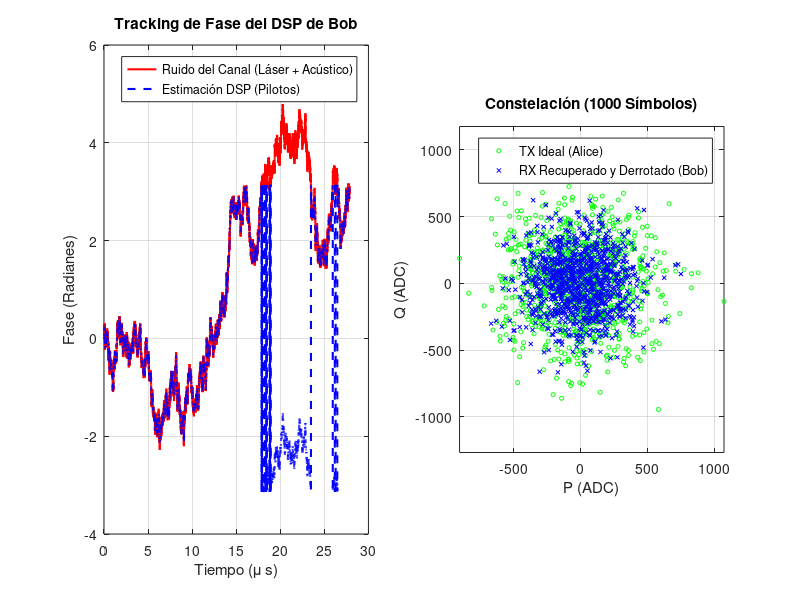

Write MATLAB code to recreate this figure. (Note: this script raises an error after producing the figure.)
%% ========================================================================
%  MASTER TESTBENCH: END-TO-END CV-QKD (Láser -> Fibra -> DSP -> Math)
% ========================================================================
clear; clc; close all;

%% 0. RUTAS DEL PROYECTO (ajusta si mueves el script)
SCRIPT_DIR = fileparts(mfilename('fullpath'));
if isempty(SCRIPT_DIR), SCRIPT_DIR = pwd(); end
addpath(SCRIPT_DIR);
DATA_DIR   = fullfile(SCRIPT_DIR, '..', 'data');
BOB_DIR    = fullfile(SCRIPT_DIR, '..', '..', 'cvqkd_bob');
ALICE_DATA_DIR = fullfile(SCRIPT_DIR, '..', '..', 'cvqkd_alice', 'data');
ALICE_SIM_DIR  = fullfile(SCRIPT_DIR, '..', '..', 'cvqkd_alice', 'sim');

%% 0. RUTAS DEL PROYECTO (ajusta si mueves el script)
SCRIPT_DIR = fileparts(mfilename('fullpath'));
DATA_DIR   = fullfile(SCRIPT_DIR, '..', 'data');
BOB_DIR    = fullfile(SCRIPT_DIR, '..', '..', 'cvqkd_bob');

%% 1. PARÁMETROS DEL SISTEMA
ENABLE_EXPORT_VIVADO = true;

% --- Parámetros de Trama y Memoria ---
L_trama     = 16;      % 1 Piloto + 15 Datos
N_BOB_DATA  = 26112;   % Datos útiles que caben en la RAM de Bob -> genero el doble para poder sacrificar
N_FRAMES    = ceil(N_BOB_DATA / 15); % ~1741 tramas
N_SAMPLES   = N_BOB_DATA/2;   % Datos sacrificados para la estimación

% En la fibra viajan los datos + los pilotos. Sumamos 1 piloto final para interpolar
N_FIBER     = N_FRAMES * L_trama + 1; 

% --- Parámetros Físicos del Canal ---
Ts           = 1e-9;   % Tiempo de símbolo (1 Gbaud)
T_real       = 0.8;    % Transmitancia real de la fibra
xi_real      = 0.01;   % Ruido en exceso cuántico (SNU)
V_A_snu      = 8.0;  % Varianza de Alice (SNU)
env_va = getenv('VA_SNU');
if ~isempty(env_va)
    V_A_snu = str2double(env_va);
end
V_elec_snu   = 0.1;    % Ruido electrónico (SNU)
eta_detector = 0.6;    % Eficiencia del fotodiodo

% --- Calibración del Hardware (ADC) ---
N0_adc_var   = 10000;  % Varianza para 1 SNU
Amp_Piloto   = 20000;  % Amplitud fuerte para el pulso piloto (para no perder fase)

%% 2. MODELO DE RUIDO DE FASE DEL CANAL (Tu código integrado)
disp('1. Generando Perfil de Ruido de Fase (Wiener + Acústico)...');
t = (0:N_FIBER-1)' * Ts;

% A) Proceso de Wiener (Ancho de línea del láser 100 kHz)
sigma_w = sqrt(2 * pi * 100e3 * Ts); 
ruido_wiener = sigma_w * randn(N_FIBER, 1);
fase_wiener = cumsum(ruido_wiener);  

% B) Ruido Acústico (500 Hz)
f_acustica = 500; 
A_acustica = 0.5; 
fase_acustica = A_acustica * sin(2 * pi * f_acustica * t);

% C) Deriva Total
fase_total_canal = fase_wiener + fase_acustica;

%% 3. ALICE: GENERACIÓN CUÁNTICA CON PILOTOS INTERCALADOS
disp('2. Alice transmitiendo (Datos + Pilotos)...');
VarA_adc = V_A_snu * N0_adc_var;

P_A_tx = zeros(N_FIBER, 1);
Q_A_tx = zeros(N_FIBER, 1);

idx_pilotos = 1:L_trama:N_FIBER;
idx_datos   = setdiff(1:N_FIBER, idx_pilotos);

% Alice genera ruido Gaussiano para los datos
P_A_tx(idx_datos) = sqrt(VarA_adc) * randn(length(idx_datos), 1);
Q_A_tx(idx_datos) = sqrt(VarA_adc) * randn(length(idx_datos), 1);

% Alice inserta los pilotos fuertes en la cuadratura P (Fase 0)
P_A_tx(idx_pilotos) = Amp_Piloto;
Q_A_tx(idx_pilotos) = 0;

%% 4. EL CANAL: ATENUACIÓN Y AWGN
disp('3. La fibra atenúa e inyecta AWGN...');
Ruido_Total_snu = 1.0 + V_elec_snu + (T_real * eta_detector * xi_real);
Ruido_Total_adc = Ruido_Total_snu * N0_adc_var;

Z_noise_P = sqrt(Ruido_Total_adc) * randn(N_FIBER, 1);
Z_noise_Q = sqrt(Ruido_Total_adc) * randn(N_FIBER, 1);

% Rotación de Fase + Atenuación + AWGN
P_rx_ideal = sqrt(T_real * eta_detector) * P_A_tx;
Q_rx_ideal = sqrt(T_real * eta_detector) * Q_A_tx;

P_B_rx = P_rx_ideal .* cos(fase_total_canal) - Q_rx_ideal .* sin(fase_total_canal) + Z_noise_P;
Q_B_rx = P_rx_ideal .* sin(fase_total_canal) + Q_rx_ideal .* cos(fase_total_canal) + Z_noise_Q;

%% 5. RECEPCIÓN Y DSP DE BOB (Recuperación de Fase Vectorizada)
disp('4. DSP de Bob: Siguiendo y deshaciendo la fase (Unwrap)...');

% 1. Extracción de los pilotos recibidos y cálculo de su fase cruda
P_pilotos_rx = P_B_rx(idx_pilotos);
Q_pilotos_rx = Q_B_rx(idx_pilotos);

fase_pilotos_raw = atan2(Q_pilotos_rx, P_pilotos_rx);

% 2. EL SECRETO: Desenrollar la fase para evitar saltos de 2*pi
fase_pilotos_limpia = unwrap(fase_pilotos_raw);

% 3. Interpolación lineal para estimar la fase de todos los símbolos
% (interp1 interpola los huecos de los datos basándose en los pilotos YA desenrollados)
fase_estimada = interp1(idx_pilotos, fase_pilotos_limpia, (1:N_FIBER)', 'linear');
% wrapToPi is not available in Octave; inline the wrapping
fase_estimada = mod(fase_estimada + pi, 2*pi) - pi;
%fase_estimada_datos = fase_estimada(idx_datos);

% (Pequeño arreglo por si el último símbolo queda fuera de la interpolación)
fase_estimada(isnan(fase_estimada)) = fase_estimada(find(~isnan(fase_estimada), 1, 'last'));

% 4. Des-rotación de toda la trama a la vez (DSP Vectorizado)
P_B_rec_full = P_B_rx .* cos(-fase_estimada) - Q_B_rx .* sin(-fase_estimada);
Q_B_rec_full = P_B_rx .* sin(-fase_estimada) + Q_B_rx .* cos(-fase_estimada);

% 5. Extraemos solo los datos útiles (descartando los pilotos de la trama)
P_A_data = P_A_tx(idx_datos); 
Q_A_data = Q_A_tx(idx_datos);
P_B_rec  = P_B_rec_full(idx_datos);
Q_B_rec  = Q_B_rec_full(idx_datos);

% 6. Truncamos al tamaño exacto de la RAM de Bob
P_A_data = P_A_data(1:N_BOB_DATA);
Q_A_data = Q_A_data(1:N_BOB_DATA);
P_B_rec  = P_B_rec(1:N_BOB_DATA);
Q_B_rec  = Q_B_rec(1:N_BOB_DATA);

% Cuantizamos a 16 bits todo lo recuperado (Bob RAM) y lo original (Alice RAM)
P_A_int = int16(round(P_A_data)); Q_A_int = int16(round(Q_A_data));
P_B_int = int16(round(P_B_rec));  Q_B_int = int16(round(Q_B_rec));

%% 6. SELECCIÓN DE PUNTEROS Y ESTIMACIÓN FLOTANTE (MATLAB IDEAL)
disp('5. Seleccionando muestras de sacrificio y calculando métricas...');
punteros = sort(randperm(N_BOB_DATA, N_SAMPLES)') - 1;

% Máscara de sacrificio (1 = sacrificar, 0 = mantener)
mascara_sacrificio = zeros(N_BOB_DATA, 1);
mascara_sacrificio(punteros + 1) = 1;

% Sacamos las muestras correlacionadas usando los punteros
P_B_sac = P_B_int(punteros + 1); Q_B_sac = Q_B_int(punteros + 1);
P_A_sac = P_A_int(punteros + 1); Q_A_sac = Q_A_int(punteros + 1);

% Funciones nativas de MATLAB (Flotante)
var_B_float = (var(double(P_B_sac), 1) + var(double(Q_B_sac), 1)) / 2;
cov_mat_P = cov(double(P_A_sac), double(P_B_sac), 1);
cov_mat_Q = cov(double(Q_A_sac), double(Q_B_sac), 1);
cov_AB_float = (cov_mat_P(1,2) + cov_mat_Q(1,2)) / 2;

Sigma_Sq_ideal   = var_B_float;
Sigma_ideal      = sqrt(Sigma_Sq_ideal);
Sqrt_T_eta_ideal = cov_AB_float / VarA_adc;
T_eta_ideal = Sqrt_T_eta_ideal^2; % T * eta = (Cov / VarA)^2

%% 7. EMULACIÓN PUNTO FIJO (LLR_Math_Unit FPGA)
disp('6. Emulando el Hardware de Punto Fijo (FPGA)...');

sum_P_B = sum(int64(P_B_sac)); sum_sq_P_B = sum(int64(P_B_sac).^2);
sum_Q_B = sum(int64(Q_B_sac)); sum_sq_Q_B = sum(int64(Q_B_sac).^2);
sum_P_A = sum(int64(P_A_sac)); sum_cov_P  = sum(int64(P_A_sac) .* int64(P_B_sac));
sum_Q_A = sum(int64(Q_A_sac)); sum_cov_Q  = sum(int64(Q_A_sac) .* int64(Q_B_sac));

N_int = int64(N_SAMPLES); INV_2N2 = int64(round(2^45 / ((N_SAMPLES/2)^2)));
cross_P_AB = sum_P_A * sum_P_B; cross_Q_AB = sum_Q_A * sum_Q_B;
sq_sum_P_B = sum_P_B * sum_P_B; sq_sum_Q_B = sum_Q_B * sum_Q_B;

num_cov_AB = (N_int * (sum_cov_P + sum_cov_Q)) - (cross_P_AB + cross_Q_AB);
num_var_B  = (N_int * (sum_sq_P_B + sum_sq_Q_B)) - (sq_sum_P_B + sq_sum_Q_B);

if exist('OCTAVE_VERSION', 'builtin')
    num_cov_AB_d = double(num_cov_AB);
    num_var_B_d  = double(num_var_B);
    inv_2n2_d = double(INV_2N2);
    cov_AB_pure = int64(floor((num_cov_AB_d * inv_2n2_d) / 2^48));
    var_B_pure  = int64(floor((num_var_B_d  * inv_2n2_d) / 2^48));
else
    cov_AB_pure = bitshift(typecast(uint64(num_cov_AB) .* uint64(INV_2N2), 'int64'), -48);
    var_B_pure  = bitshift(typecast(uint64(num_var_B)  .* uint64(INV_2N2), 'int64'), -48);
end

Sigma_Sq_fp  = var_B_pure;
T_raw_15bits = bitshift(cov_AB_pure * 32768, 0) / int64(VarA_adc);
Sqrt_T_eta_fp = T_raw_15bits * 2;
T_eta_fp = bitshift(int64(Sqrt_T_eta_fp)^2, -16);

Sigma_raw_cordic = floor(sqrt(max(double(Sigma_Sq_fp), 0)));
Sigma_fp         = int64(double(Sigma_raw_cordic) * 65536.0);

%% 8. GRÁFICAS DEL GEMELO DIGITAL
figure('Name', 'End-to-End QKD Tracker', 'Position', [100, 100, 1200, 600]);

% Gráfica de Ruido de Fase (DSP vs Canal)
subplot(1, 2, 1);
plot(t * 1e6, fase_total_canal, 'r', 'LineWidth', 1.5); hold on;
plot(t * 1e6, fase_estimada, 'b--', 'LineWidth', 1.5);
title('Tracking de Fase del DSP de Bob');
xlabel('Tiempo (\mu s)'); ylabel('Fase (Radianes)');
legend('Ruido del Canal (Láser + Acústico)', 'Estimación DSP (Pilotos)');
grid on;

% Constelación de los datos recuperados (Primeros 1000)
subplot(1, 2, 2);
plot(P_A_data(1:1000), Q_A_data(1:1000), 'go', 'MarkerSize', 3); hold on;
plot(P_B_rec(1:1000), Q_B_rec(1:1000), 'bx', 'MarkerSize', 3);
title('Constelación (1000 Símbolos)');
xlabel('P (ADC)'); ylabel('Q (ADC)');
legend('TX Ideal (Alice)', 'RX Recuperado y Derrotado (Bob)');
grid on; axis equal;

%% 9. RECONCILIACIÓN MULTIDIMENSIONAL (8D) Y EXTRACCIÓN DE LLRs
disp('8. Simulando Mapeo Multidimensional (MDR 8D)...');

N_dimensiones = 8;
symbols_per_block = N_dimensiones / 2; % 4 simbolos complejos -> 8D
N_bloques = floor(N_BOB_DATA / symbols_per_block);

num_used = N_bloques * symbols_per_block;
P_A_mdr = double(P_A_data(1:num_used));
Q_A_mdr = double(Q_A_data(1:num_used));
P_B_mdr = double(P_B_rec(1:num_used));
Q_B_mdr = double(Q_B_rec(1:num_used));

X = zeros(N_dimensiones, N_bloques);
Y = zeros(N_dimensiones, N_bloques);
for blk = 1:N_bloques
    base = (blk-1) * symbols_per_block;
    X(:, blk) = [P_A_mdr(base+1); Q_A_mdr(base+1); P_A_mdr(base+2); Q_A_mdr(base+2); ...
                 P_A_mdr(base+3); Q_A_mdr(base+3); P_A_mdr(base+4); Q_A_mdr(base+4)];
    Y(:, blk) = [P_B_mdr(base+1); Q_B_mdr(base+1); P_B_mdr(base+2); Q_B_mdr(base+2); ...
                 P_B_mdr(base+3); Q_B_mdr(base+3); P_B_mdr(base+4); Q_B_mdr(base+4)];
end

bits_bob_all = randi([0 1], N_dimensiones, N_bloques);
LLR_all = zeros(N_dimensiones, N_bloques);

sigma_eff = double(Sigma_ideal);
inv_sigma2 = 2.0 / (sigma_eff * sigma_eff + eps);

for blk = 1:N_bloques
    % --- 1. DATOS DE BOB Y ALICE ---
    Y_i = Y(:, blk);
    X_i = X(:, blk);
    
    % --- 2. BOB: Mapeo y generación del mensaje público ---
    norm_y = norm(Y_i);
    if norm_y == 0, norm_y = 1.0; end
    Y_norm = Y_i / norm_y;
    
    M_Y = generar_matriz_ortogonal(Y_norm); % Bob construye su matriz 8x8
    
    b_i = bits_bob_all(:, blk);             % Bits aleatorios (0 o 1)
    C_i = 1 - 2*b_i;                        % Mapeo polar (+1 o -1)
    m_i = M_Y' * C_i;                       % El mensaje público (R) que viaja hacia Alice
    
    % --- 3. ALICE: Reconstrucción y cálculo de LLR ---
    norm_x = norm(X_i);
    if norm_x == 0, norm_x = 1.0; end
    X_norm = X_i / norm_x;
    
    % Alice construye su propia matriz con sus medidas cuánticas
    M_X = generar_matriz_ortogonal(X_norm); 
    
    % Alice "deshace" la rotación de Bob mediante multiplicación matricial
    U = M_X * m_i; 
    
    % Cálculo final del LLR (incorporando la energía de ambos vectores)
    LLR_all(:, blk) = inv_sigma2 * norm_x * norm_y * U;
end

llrs_rx = LLR_all(:);
key_bits_tx = bits_bob_all(:);

%% 10. Carga y expansión de la matriz LDPC
bg_matrix = load(fullfile(BOB_DIR, 'NR_1_1_384.txt'));
bg_matrix = load(fullfile(BOB_DIR, 'NR_1_1_384.txt'));
[mb, nb] = size(bg_matrix);
Z = 384;

disp('   Construyendo matriz H dispersa (Lifting)...');
H = sparse(mb*Z, nb*Z);
for i = 1:mb
    for j = 1:nb
        shift = bg_matrix(i,j);
        if shift ~= -1
            I_z = speye(Z);
            circulant = circshift(I_z, [0, shift]);
            H((i-1)*Z+1 : i*Z, (j-1)*Z+1 : j*Z) = circulant;
        end
    end
end

% 4. Cálculo de Síndrome (para verificación del decodificador LDPC de Alice)
% El syndrome se computa como H * key_bits_tx para las 68 columnas reales.
disp('   Calculando Sindrome LDPC (Bloque 1)...');
block_1 = key_bits_tx(1:nb*Z);
syndrome_1 = mod(H * double(block_1), 2);
num_errores_syndrome = sum(syndrome_1);

fprintf('   [!] Bits de Síndrome activos (Ecuaciones fallidas): %d / %d\n', num_errores_syndrome, mb*Z);

%% 10B. RECONCILIACION INVERSA LDPC (Scaled Min-Sum)
disp('   Iniciando decodificacion LDPC (scaled min-sum)...');

alpha = 0.75;
max_iter = 200;
llr_scale = 1.0;

% LLRs de canal para el bloque 1 (soft input de Alice)
llr_ch = llrs_rx(1:nb*Z) * llr_scale;

% Construir listas de vecinos a partir de H
[rows_h, cols_h] = find(H);
num_edges = length(rows_h);
cn_edges = cell(mb*Z, 1);
vn_edges = cell(nb*Z, 1);
for e = 1:num_edges
    cn_edges{rows_h(e)}(end+1) = e;
    vn_edges{cols_h(e)}(end+1) = e;
end

% Mensajes por arista
msg_v2c = zeros(num_edges, 1);
msg_c2v = zeros(num_edges, 1);

% Inicializacion: VN -> CN con LLR de canal
for v = 1:nb*Z
    edges_v = vn_edges{v};
    if ~isempty(edges_v)
        msg_v2c(edges_v) = llr_ch(v);
    end
end

metrics_unsat = zeros(max_iter, 1);
metrics_ber   = zeros(max_iter, 1);
metrics_flips = zeros(max_iter, 1);
bits_prev = zeros(nb*Z, 1);
iter_converged = 0;

for iter = 1:max_iter
    % --- CN update (scaled min-sum) ---
    for c = 1:mb*Z
        edges_c = cn_edges{c};
        if isempty(edges_c)
            continue;
        end
        msgs = msg_v2c(edges_c);
        abs_vals = abs(msgs);
        sign_vals = sign(msgs);
        sign_vals(sign_vals == 0) = 1;

        min1 = inf;
        min2 = inf;
        count_min1 = 0;
        for k = 1:length(abs_vals)
            a = abs_vals(k);
            if a < min1
                min2 = min1;
                min1 = a;
                count_min1 = 1;
            elseif a == min1
                count_min1 = count_min1 + 1;
            elseif a < min2
                min2 = a;
            end
        end
        if isinf(min2)
            min2 = min1;
        end

        syndrome_sign = 1 - 2 * syndrome_1(c);
        sign_prod = prod(sign_vals) * syndrome_sign;

        for k = 1:length(edges_c)
            if abs_vals(k) == min1 && count_min1 == 1
                min_use = min2;
            else
                min_use = min1;
            end
            sign_excl = sign_prod * sign_vals(k);
            msg_c2v(edges_c(k)) = alpha * sign_excl * min_use;
        end
    end

    % --- VN update ---
    llr_post = zeros(nb*Z, 1);
    for v = 1:nb*Z
        edges_v = vn_edges{v};
        if isempty(edges_v)
            llr_post(v) = llr_ch(v);
        else
            sum_c2v = sum(msg_c2v(edges_v));
            llr_post(v) = llr_ch(v) + sum_c2v;
            msg_v2c(edges_v) = llr_post(v) - msg_c2v(edges_v);
        end
    end

    % --- Hard decision y verificacion de sindrome ---
    bits_est = (llr_post < 0);
    syndrome_est = mod(H * double(bits_est), 2);
    unsat = sum(syndrome_est ~= syndrome_1);
    metrics_unsat(iter) = unsat;
    metrics_ber(iter) = sum(bits_est ~= block_1) / length(block_1);
    metrics_flips(iter) = sum(bits_est ~= bits_prev);
    bits_prev = bits_est;

    if unsat == 0
        iter_converged = iter;
        fprintf('   [OK] Convergencia LDPC en %d iteraciones (early finish).\n', iter);
        break;
    end
end

if iter_converged == 0
    iter_converged = max_iter;
    fprintf('   [!] No convergio en %d iteraciones.\n', max_iter);
end

fprintf('   -> BER residual (bloque 1): %.6f\n', metrics_ber(iter_converged));
fprintf('   -> Checks no satisfechos (ultima iter): %d\n', metrics_unsat(iter_converged));
fprintf('   -> Flips en ultima iteracion: %d\n', metrics_flips(iter_converged));

%% 11. TABLA DE RESULTADOS Y EXPORTACIÓN
disp('============================================================================');
disp('   MÉTRICA            |   FLOTANTE (Ideal)  |   PUNTO FIJO (FPGA) |  ERROR  ');
disp('----------------------+---------------------+---------------------+---------');
fprintf(' T (Transmitancia) | %19.4f | %19.4f | %7.4f \n', T_eta_ideal, double(T_eta_fp)/65536, abs(T_eta_ideal - double(T_eta_fp)/65536));
fprintf(' Sqrt(T*n)         | %19.4f | %19.4f | %7.4f \n', Sqrt_T_eta_ideal, double(Sqrt_T_eta_fp)/65536, abs(Sqrt_T_eta_ideal - double(Sqrt_T_eta_fp)/65536));
fprintf(' Sigma^2 (Entero)  | %19.4f | %19.4f | %7.4f \n', Sigma_Sq_ideal, double(Sigma_Sq_fp), abs(Sigma_Sq_ideal - double(Sigma_Sq_fp)));
fprintf(' Sigma   (Q16.16)  | %19.4f | %19.4f | %7.4f \n', Sigma_ideal, double(Sigma_fp)/65536, abs(Sigma_ideal - double(Sigma_fp)/65536));
disp('========================================================================');

if ENABLE_EXPORT_VIVADO
    disp('9. Exportando RAMs para Testbench de Vivado...');

    fase_estimada_datos = fase_estimada(idx_datos);
    fase_est_q15 = int32(round(fase_estimada_datos * 32768));

    fid_est = fopen(fullfile(DATA_DIR, 'fase_estimada_datos.txt'), 'w');
    fid_est = fopen(fullfile(DATA_DIR, 'fase_estimada_datos.txt'), 'w');
    for i=1:length(fase_est_q15)
        fprintf(fid_est, '%08X\n', typecast(fase_est_q15(i), 'uint32'));
    end
    fclose(fid_est);

    fases_q15 = int32(round(fase_pilotos_raw * 32768));
    
    fid_pil = fopen(fullfile(DATA_DIR, 'fase_pilotos_raw.txt'), 'w');
    fid_pil = fopen(fullfile(DATA_DIR, 'fase_pilotos_raw.txt'), 'w');
    for i=1:length(fases_q15)
        % Guardamos en Hexadecimal de 32 bits (aunque la FPGA usará los 18 bajos)
        fprintf(fid_pil, '%08X\n', typecast(fases_q15(i), 'uint32'));
    end
    fclose(fid_pil);
    
    fid_ptr = fopen(fullfile(DATA_DIR, 'ptr_ram.txt'), 'w');
    fid_ptr = fopen(fullfile(DATA_DIR, 'ptr_ram.txt'), 'w');
    for i=1:N_SAMPLES, fprintf(fid_ptr, '%04X\n', punteros(i)); end; fclose(fid_ptr);
    
    fid_mask = fopen(fullfile(DATA_DIR, 'mask_bit.txt'), 'w');
    fid_mask = fopen(fullfile(DATA_DIR, 'mask_bit.txt'), 'w');
    for i=1:N_BOB_DATA, fprintf(fid_mask, '%d\n', mascara_sacrificio(i)); end; fclose(fid_mask);
    
    fid_bob = fopen(fullfile(DATA_DIR, 'bob_ram.txt'), 'w');
    fid_bob = fopen(fullfile(DATA_DIR, 'bob_ram.txt'), 'w');
    for i=1:N_BOB_DATA, fprintf(fid_bob, '%04X%04X\n', typecast(Q_B_int(i), 'uint16'), typecast(P_B_int(i), 'uint16')); end; fclose(fid_bob);
    
    fid_alice = fopen(fullfile(DATA_DIR, 'alice_ram.txt'), 'w');
    fid_alice = fopen(fullfile(DATA_DIR, 'alice_ram.txt'), 'w');
    % CUIDADO: La BRAM de Alice solo almacena las 26112 de sacrificio
    for i=1:N_SAMPLES, fprintf(fid_alice, '%04X%04X\n', typecast(Q_A_sac(i), 'uint16'), typecast(P_A_sac(i), 'uint16')); end; fclose(fid_alice);

    fid_exp = fopen(fullfile(DATA_DIR, 'expected_llr_math.txt'), 'w');
    fid_exp = fopen(fullfile(DATA_DIR, 'expected_llr_math.txt'), 'w');
    fprintf(fid_exp, '%08X\n', typecast(int32(T_eta_fp),      'uint32'));
    fprintf(fid_exp, '%08X\n', typecast(int32(Sqrt_T_eta_fp), 'uint32'));
    fprintf(fid_exp, '%08X\n', typecast(int32(Sigma_Sq_fp),   'uint32'));
    fprintf(fid_exp, '%08X\n', typecast(int32(Sigma_fp),      'uint32'));

    % =====================================================================
    % Exportar Datos Crudos (ADC) para el DSP en FPGA
    % Cuantizamos a 16 bits la señal cruda con el ruido de fase INCLUIDO
    % =====================================================================
    P_ADC = int16(round(P_B_rx));
    Q_ADC = int16(round(Q_B_rx));

    fid_adc = fopen(fullfile(DATA_DIR, 'bob_raw_adc.txt'), 'w');
    fid_adc = fopen(fullfile(DATA_DIR, 'bob_raw_adc.txt'), 'w');
    % Guardamos los 52.224 + pilotos (N_FIBER)
    for i=1:N_FIBER
        fprintf(fid_adc, '%04X%04X\n', typecast(Q_ADC(i), 'uint16'), typecast(P_ADC(i), 'uint16'));
    end
    fclose(fid_adc);
    fclose(fid_exp);

    % Alice full 26112 symbols (for MDR RX verification)
    fid_alice_full = fopen(fullfile(DATA_DIR, 'alice_full_data.txt'), 'w');
    fid_alice_full = fopen(fullfile(DATA_DIR, 'alice_full_data.txt'), 'w');
    for i=1:N_BOB_DATA
        fprintf(fid_alice_full, '%04X%04X\n', typecast(Q_A_int(i), 'uint16'), typecast(P_A_int(i), 'uint16'));
    end
    fclose(fid_alice_full);
    % Bob random bits (for MDR TX verification)
    fid_rand = fopen(fullfile(DATA_DIR, 'bob_random_bits.txt'), 'w');
    fid_rand = fopen(fullfile(DATA_DIR, 'bob_random_bits.txt'), 'w');
    bits_flat = bits_bob_all(:);
    for i=1:length(bits_flat)
        fprintf(fid_rand, '%d\n', bits_flat(i));
    end
    fclose(fid_rand);
    % Expected public messages m_i (for MDR TX verification)
    fid_m = fopen(fullfile(DATA_DIR, 'expected_m_messages.txt'), 'w');
    fid_m = fopen(fullfile(DATA_DIR, 'expected_m_messages.txt'), 'w');
    for blk = 1:N_bloques
        Y_i = Y(:, blk);
        Y_norm = Y_i / norm(Y_i);
        M_Y = generar_matriz_ortogonal(Y_norm);
        m_i = M_Y' * (1 - 2*bits_bob_all(:, blk));
        for dim = 1:N_dimensiones
            m_q31 = int32(round(m_i(dim) * 2^31));
            fprintf(fid_m, '%08X\n', typecast(m_q31, 'uint32'));
        end
    end
    fclose(fid_m);
    % Expected LLR results (for MDR RX verification)
    fid_llr = fopen(fullfile(DATA_DIR, 'expected_llr_results.txt'), 'w');
    fid_llr = fopen(fullfile(DATA_DIR, 'expected_llr_results.txt'), 'w');
    for blk = 1:N_bloques
        for dim = 1:N_dimensiones
            llr_fp = int32(round(LLR_all(dim, blk) * 2^31));
            fprintf(fid_llr, '%08X\n', typecast(llr_fp, 'uint32'));
        end
    end
    fclose(fid_llr);

    %% 12. EXPORTAR u_bits.txt CON LLRs REALES (8-BIT SIGN-MAGNITUDE)
    % Para verificacion exacta del decodificador LDPC de Alice
    disp('9. Exportando LLRs reales cuantizados a 8-bit para LDPC...');
    llrs_flat = LLR_all(:);  % 26112x1, column-major

    % Escala optima para 8-bit signed: normalizar a varianza unitaria
    % y escalar para usar ~40% del rango (±48 en 7-bit), preservando
    % diferencias relativas de confianza entre LLRs.
    std_llr = std(llrs_flat);
    if std_llr > 0
        scale_8bit = 48.0 / std_llr;  % ~3 sigma within 8-bit range
    else
        scale_8bit = 48.0 / max(abs(llrs_flat) + eps);
    end

    fid_u = fopen(fullfile(DATA_DIR, 'u_bits.txt'), 'w');
    for col = 0:67
        % $readmemb: primer caracter = MSB (bit 3071) = VNU[Z-1]
        % Escribimos VNUs en orden inverso (Z-1..0) para que
        % VNU[0] quede en los bits [7:0] del bus
        for vnu = Z-1:-1:0
            idx = col * Z + vnu + 1;
            llr_fp = llrs_flat(idx) * scale_8bit;
            llr_s8 = max(-127, min(127, round(llr_fp)));
            sm_val = abs(llr_s8);
            if llr_s8 < 0
                sm_val = bitset(sm_val, 8);
            end
            fprintf(fid_u, '%s', dec2bin(sm_val, 8));
        end
        fprintf(fid_u, '\n');
    end
    fclose(fid_u);
    % Copiar a cvqkd_alice/sim/ para el testbench Verilator
    copyfile(fullfile(DATA_DIR, 'u_bits.txt'), fullfile(ALICE_DATA_DIR, 'u_bits.txt'));
    copyfile(fullfile(DATA_DIR, 'u_bits.txt'), fullfile(ALICE_SIM_DIR, 'u_bits.txt'));
    fprintf('   [OK] u_bits.txt exportado (68 x %d bits, scale=%.2f)\n', Z*8, scale_8bit);

    % Expected key bits for LDPC decoder verification (bob_key_ref.txt)
    % 68 lines of 384 binary digits each; one line per column
    fid_key = fopen(fullfile(DATA_DIR, 'bob_key_ref.txt'), 'w');
    for blk = 0:67
        for bit = 1:Z
            fprintf(fid_key, '%d', key_bits_tx(blk*Z + bit));
        end
        fprintf(fid_key, '\n');
    end
    fclose(fid_key);
    copyfile(fullfile(DATA_DIR, 'bob_key_ref.txt'), fullfile(ALICE_DATA_DIR, 'bob_key_ref.txt'));
    copyfile(fullfile(DATA_DIR, 'bob_key_ref.txt'), fullfile(ALICE_SIM_DIR, 'bob_key_ref.txt'));
    disp('   [OK] bob_key_ref.txt exportado (68 x 384 bits)');
    
    % Export expected syndrome: 46 rows x 384 bits
    % $readmemb: first char -> MSB (bit[383])
    fid_syn = fopen(fullfile(DATA_DIR, 'expected_syndrome.txt'), 'w');
    for row = 0:mb-1
        row_bits = syndrome_1(row*Z+1 : row*Z+Z);
        for bit = 1:Z
            fprintf(fid_syn, '%d', row_bits(bit));
        end
        fprintf(fid_syn, '\n');
    end
    fclose(fid_syn);
    copyfile(fullfile(DATA_DIR, 'expected_syndrome.txt'), fullfile(ALICE_DATA_DIR, 'expected_syndrome.txt'));
    copyfile(fullfile(DATA_DIR, 'expected_syndrome.txt'), fullfile(ALICE_SIM_DIR, 'expected_syndrome.txt'));
    disp('   [OK] expected_syndrome.txt exportado (46 x 384 bits)');
    % Expected key bits for LDPC decoder verification (bob_key_ref.txt)
    % 68 lines of 384 binary digits each; line 0 is the reference key block
    fid_key = fopen(fullfile(DATA_DIR, 'bob_key_ref.txt'), 'w');
    ref_block = key_bits_tx(1:Z);  % First Z=384 bits of the original key
    for blk = 1:68
        for bit = 1:Z
            fprintf(fid_key, '%d', ref_block(bit));
        end
        fprintf(fid_key, '\n');
    end
    fclose(fid_key);
    disp('   [OK] bob_key_ref.txt exportado (68 x 384 bits)');
    
    disp('   [OK] Archivos de simulación generados con éxito.');
end
